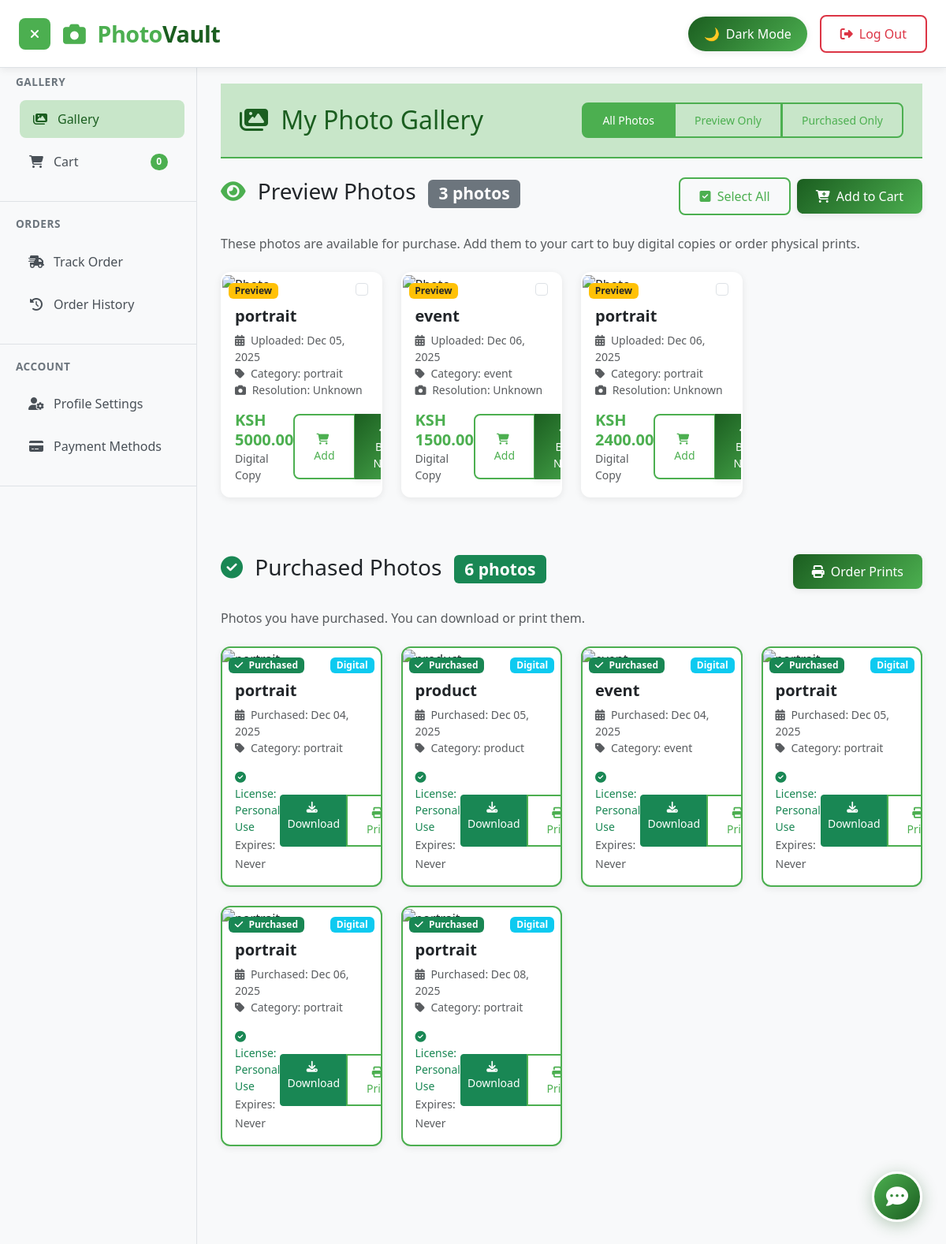
/client/ (signed in), run on the app's committed database.
### Photoapp/models.py (models this page shows, shortened)
class Photo(models.Model):
    CATEGORY_CHOICES = [
        ('portrait', 'Portrait'),
        ('landscape', 'Landscape'),
        ('event', 'Event'),
        ('product', 'Product'),
        ('nature', 'Nature'),
    ]
    photographer = models.ForeignKey(
        User,
        on_delete=models.CASCADE,
        related_name="uploaded_photos",
        null=True,  # Keep null=True for now, we'll fix it later
        blank=True
    )
    image = models.ImageField(upload_to='photos/')
    price = models.DecimalField(max_digits=10, decimal_places=2, validators=[MinValueValidator(0)])
    category = models.CharField(max_length=20, choices=CATEGORY_CHOICES)
    description = models.TextField(blank=True, null=True)
    is_purchased = models.BooleanField(default=False)
    uploaded_at = models.DateTimeField(auto_now_add=True)

### Photoapp/views.py (the view)
# urls.py: path('client/', views.client, name='client'),
def client(request):
    available_photos = Photo.objects.filter(is_purchased=False)
    purchased_photos = Photo.objects.filter(
        is_purchased=True,
        purchases__user=request.user,
        purchases__status='completed'
    ).distinct()
    context = {
        'photos': available_photos,
        'purchased_photos': purchased_photos,
        'purchased_count': purchased_photos.count(),
    }
    return render(request, 'client.html', context)

### Photoapp/templates/client.html (shortened to what this page needs)
{% extends "base.html" %}
{% block auth_buttons %}
    <button class="btn-logout" onclick="logout()">
        <i class="fas fa-sign-out-alt"></i>
        <span class="d-none d-md-inline">Log Out</span>
    </button>
{% endblock %}
{% block sidebar %}
    <nav class="sidebar">
        <div class="sidebar-section">
            <h6 class="sidebar-section-title">Gallery</h6>
            <a href="{% url 'client' %}" class="sidebar-link active">
                <i class="fas fa-images"></i>
                <span>Gallery</span>
            </a>
            <a href="{% url 'cart' %}" class="sidebar-link">
                <i class="fas fa-shopping-cart"></i>
                <span>Cart</span>
                <span class="badge bg-pv-light rounded-pill ms-auto" id="sidebar-cart-count">0</span>
            </a>
        </div>
        <div class="sidebar-section">
            <h6 class="sidebar-section-title">Orders</h6>
            <a href="{% url 'trackOrder' %}" class="sidebar-link">
                <i class="fas fa-shipping-fast"></i>
                <span>Track Order</span>
            </a>
            <a href="{% url 'order_history' %}" class="sidebar-link">
                <i class="fas fa-history"></i>
                <span>Order History</span>
            </a>
        </div>
        <div class="sidebar-section">
            <h6 class="sidebar-section-title">Account</h6>
            <a href="#" class="sidebar-link">
                <i class="fas fa-user-cog"></i>
                <span>Profile Settings</span>
            </a>
            <a href="#" class="sidebar-link">
                <i class="fas fa-credit-card"></i>
                <span>Payment Methods</span>
            </a>
        </div>
    </nav>
{% endblock %}
{% block content %}
<div class="container-fluid p-0">
    <div class="gallery-header bg-pv-very-light py-4 px-4 mb-4">
        <div class="d-flex justify-content-between align-items-center flex-wrap">
            <h1 class="h2 mb-0 text-pv-deep">
                <i class="fas fa-images me-2"></i>
                My Photo Gallery
            </h1>
            <div class="d-flex align-items-center gap-3 mt-2 mt-md-0">
                <div class="btn-group" role="group">
                    <button type="button" class="btn btn-pv-outline btn-sm active" onclick="filterPhotos('all')">
                        All Photos
                    </button>
                    <button type="button" class="btn btn-pv-outline btn-sm" onclick="filterPhotos('preview')">
                        Preview Only
                    </button>
                    <button type="button" class="btn btn-pv-outline btn-sm" onclick="filterPhotos('purchased')">
                        Purchased Only
                    </button>
                </div>
            </div>
        </div>
    </div>
<div class="mb-5">
    <div class="d-flex justify-content-between align-items-center mb-4">
        <h3 class="text-contrast">
            <i class="fas fa-eye me-2 text-pv-light"></i>
            Preview Photos
            <span class="badge bg-secondary ms-2" id="preview-count">
            </span>
        </h3>
        <div class="d-flex align-items-center gap-2">
            <button class="btn-pv-outline btn-sm" onclick="selectAllPreview()">
                <i class="fas fa-check-square me-1"></i> Select All
            </button>
            <button class="btn-pv-primary btn-sm" onclick="addSelectedToCart()">
            </button>
        </div>
    </div>
    <p class="text-muted mb-4">
        These photos are available for purchase. Add them to your cart to buy digital copies or order physical prints.
    </p>
    <div class="row g-4" id="preview-photos">
        {% for photo in photos %}
        <div class="col-xl-3 col-lg-4 col-md-6">
            <div class="photo-card card h-100" data-type="preview">
                <div class="position-relative">
                    <div class="position-absolute top-0 end-0 m-2">
                        <div class="form-check">
                            <input class="form-check-input photo-checkbox"
                                   type="checkbox"
                                   value="{{ photo.id }}">
                        </div>
                    </div>
                    <div class="position-absolute top-0 start-0 m-2">
                        <span class="badge bg-warning text-dark">Preview</span>
                    </div>
                </div>
                <div class="card-body">
                    <h5 class="card-title">{{ photo.category }}</h5>
                    <p class="card-text small text-muted">
                        <i class="fas fa-calendar-alt me-1"></i>
                        Uploaded: {{ photo.uploaded_at|date:"M d, Y" }}<br>
                        <i class="fas fa-tag me-1"></i>
                        Category: {{ photo.category }}<br>
                        <i class="fas fa-camera me-1"></i>
                        Resolution: Unknown
                    </p>
                    <div class="d-flex justify-content-between align-items-center">
                        <div class="price-section">
                            <span class="text-pv-light fw-bold h5 mb-0">
                                KSH {{ photo.price }}
                            </span>
                            <small class="text-muted d-block">Digital Copy</small>
                        </div>
                        <div class="btn-group">
                            <button class="btn btn-pv-outline btn-sm" onclick="addToCart(this, '{{ photo.id }}')">
                                <i class="fas fa-shopping-cart me-1"></i> Add
                            </button>
                            <div class="btn-group">
    <button class="btn btn-pv-primary btn-sm" onclick="quickBuyPayment('{{ photo.id }}', {{ photo.price }})">
        <i class="fas fa-bolt me-1"></i> Buy Now
    </button>
</div>
                        </div>
                    </div>
                </div>
            </div>
        </div>
        {% endfor %}
    </div>
</div>
    <div class="mb-5">
        <div class="row g-4" id="purchased-photos">
<div class="mb-5">
    <div class="d-flex justify-content-between align-items-center mb-4">
        <h3 class="text-contrast">
            <i class="fas fa-check-circle me-2 text-success"></i>
            Purchased Photos
            <span class="badge bg-success ms-2">{{ purchased_count }} photos</span>
        </h3>
        <button class="btn-pv-primary btn-sm" onclick="openOrderModal(getSelectedPhotoIds())">
            <i class="fas fa-print me-1"></i>
            Order Prints
        </button>
    </div>
    <p class="text-muted mb-4">Photos you have purchased. You can download or print them.</p>
    <div class="row g-4">
        {% for photo in purchased_photos %}
        <div class="col-xl-3 col-lg-4 col-md-6">
            <div class="photo-card card h-100 purchased">
                <div class="position-relative">
                    <div class="position-absolute top-0 start-0 m-2">
                        <span class="badge bg-success">
                            <i class="fas fa-check me-1"></i>
                            Purchased
                        </span>
                    </div>
                    <div class="position-absolute top-0 end-0 m-2">
                        <span class="badge bg-info">Digital</span>
                    </div>
                </div>
                <div class="card-body">
                    <h5 class="card-title">{{ photo.category }}</h5>
                    <p class="card-text small text-muted">
                        <i class="fas fa-calendar-alt me-1"></i>
                        Purchased: {{ photo.uploaded_at|date:"M d, Y" }}
                        <br>
                        <i class="fas fa-tag me-1"></i>
                        Category: {{ photo.category }}
                    </p>
                    <div class="d-flex justify-content-between align-items-center">
                        <div class="download-info">
                            <small class="text-success d-block">
                                <i class="fas fa-check-circle me-1"></i>
                                License: Personal Use
                            </small>
                            <small class="text-muted">Expires: Never</small>
                        </div>
                        <div class="btn-group">
                            <a class="btn btn-success btn-sm"
                               href="{{ photo.image.url }}" download>
                                <i class="fas fa-download me-1"></i>
                                Download
                            </a>
                            <button class="btn btn-pv-outline btn-sm" onclick="openOrderModal(this ,'{{ photo.id }}')">
                                <i class="fas fa-print me-1"></i>
                                Print
                            </button>
                        </div>
                    </div>
                </div>
            </div>
        </div>
        {% empty %}
        <p class="text-muted">No purchased photos yet.</p>
        {% endfor %}
    </div>
</div>
</div>
{% endblock %}

### Photoapp/templates/base.html (style rules this page uses)
:root { --pv-deep-green: #1b5e20; --pv-medium-green: #2e7d32; --pv-light-green: #4caf50; --pv-very-light-green: #c8e6c9; --pv-gradient-start: #1b5e20; --pv-gradient-end: #4caf50; --bg-primary: #ffffff; --bg-secondary: #f8f9fa; --bg-surface: #ffffff; --bg-card: #ffffff; --text-primary: #212529; --text-secondary: #495057; --text-muted: #6c757d; --border-color: #dee2e6; --shadow-color: rgba(0, 0, 0, 0.08); --navbar-bg: #ffffff; --sidebar-bg: #f8f9fa; }
body { background-color: var(--bg-primary); color: var(--text-primary); transition: background-color 0.3s cubic-bezier(0.4, 0, 0.2, 1), color 0.3s cubic-bezier(0.4, 0, 0.2, 1); min-height: 100vh; overflow-x: hidden; }
.text-contrast { color: var(--text-primary) !important; }
.bg-pv-light { background-color: var(--pv-light-green) !important; }
.bg-pv-very-light { background-color: var(--pv-very-light-green) !important; }
.text-pv-deep { color: var(--pv-deep-green) !important; }
.text-pv-light { color: var(--pv-light-green) !important; }
.btn-pv-primary { background: linear-gradient(135deg, var(--pv-gradient-start), var(--pv-gradient-end)); border: none; color: white; padding: 10px 24px; border-radius: 8px; font-weight: 500; transition: all 0.3s ease; box-shadow: 0 2px 8px var(--shadow-color); }
.btn-pv-outline { background: transparent; border: 2px solid var(--pv-light-green); color: var(--pv-light-green); padding: 10px 24px; border-radius: 8px; font-weight: 500; transition: all 0.3s ease; }
.btn-logout { background: transparent; border: 2px solid #dc3545; color: #dc3545; padding: 10px 24px; border-radius: 8px; font-weight: 500; transition: all 0.3s ease; display: flex; align-items: center; gap: 8px; }
.sidebar { background-color: var(--sidebar-bg); border-right: 1px solid var(--border-color); width: 250px; transition: transform 0.3s cubic-bezier(0.4, 0, 0.2, 1); overflow-y: auto; position: fixed; top: 76px; left: 0; bottom: 0; z-index: 1020; }
.sidebar-section { padding: 20px; border-bottom: 1px solid var(--border-color); }
.sidebar-section-title { font-size: 0.85rem; font-weight: 600; text-transform: uppercase; color: var(--text-muted); letter-spacing: 0.5px; margin-bottom: 15px; }
.sidebar-link { color: var(--text-secondary); padding: 12px 16px; text-decoration: none; display: flex; align-items: center; gap: 12px; border-radius: 8px; margin: 6px 0; transition: all 0.2s ease; font-weight: 500; }
.sidebar-link:hover, .sidebar-link.active { background-color: var(--pv-very-light-green); color: var(--pv-deep-green); transform: translateX(5px); }
.sidebar-link i { width: 20px; text-align: center; }
.card { background-color: var(--bg-card); border: 1px solid var(--border-color); border-radius: 12px; box-shadow: 0 2px 10px var(--shadow-color); transition: all 0.3s ease; color: var(--text-primary); }
.card-title { color: var(--text-primary); font-weight: 600; }
.card-text { color: var(--text-secondary); }
.photo-card { position: relative; overflow: hidden; border-radius: 12px; cursor: pointer; }
.btn-pv-primary, .btn-pv-outline, .btn-auth, .btn-logout, .theme-toggle, .sidebar-toggle, .card, .photo-card img, .sidebar-link, .nav-link { transition: all 0.3s cubic-bezier(0.4, 0, 0.2, 1); }

### Photoapp/templates/client.html (style rules this page uses)
.gallery-header { border-bottom: 2px solid var(--pv-light-green); }
.photo-card { transition: all 0.3s ease; border: 2px solid transparent; }
.photo-card.purchased { border-color: var(--pv-light-green); }
.price-section .text-pv-light { color: var(--pv-light-green) !important; }
.btn-group .btn.active { background-color: var(--pv-light-green); border-color: var(--pv-light-green); color: white; }

### data on the page
Photo: category "portrait", uploaded_at "Dec 05, 2025", price "5000.00"
Photo: category "event", uploaded_at "Dec 06, 2025", price "1500.00"
Photo: category "portrait", uploaded_at "Dec 06, 2025", price "2400.00"
Photo: category "portrait", uploaded_at "Dec 04, 2025"
Photo: category "product", uploaded_at "Dec 05, 2025"
Photo: category "event", uploaded_at "Dec 04, 2025"
Photo: category "portrait", uploaded_at "Dec 05, 2025"
Photo: category "portrait", uploaded_at "Dec 06, 2025"
Photo: category "portrait", uploaded_at "Dec 08, 2025"

### other printed values
{{ purchased_count }} "6"
